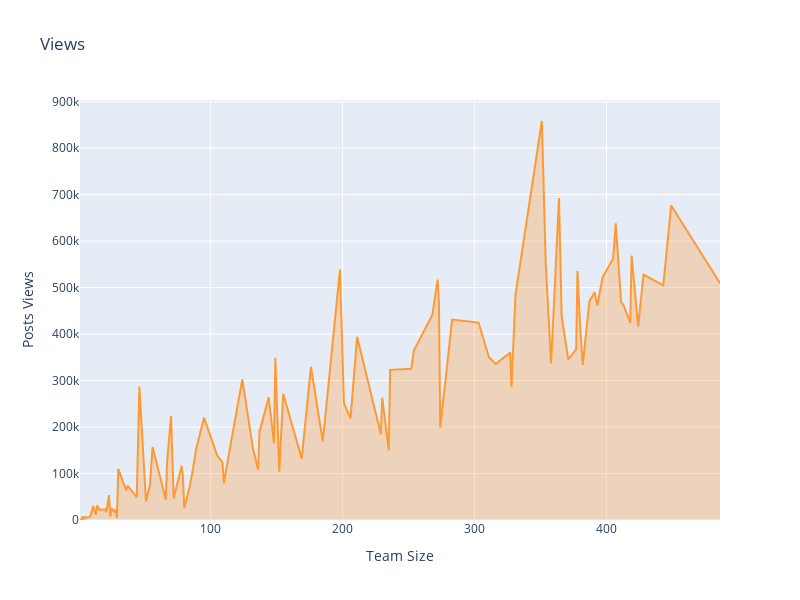

Notebook code cell kept with this figure:
### Markdown cell above
As the team size increases, it also increases the number of posts per team. The peak was observed in a team with 380 users, which has more than 2,500 posts.

### Code cell
# Posts Views per Team Size
layout = cf.Layout(
    height = 600,width = 800,
    yaxis = dict(title = 'Posts Views'),
    xaxis = dict(title = 'Team Size'),
    title = 'Views'
)

fig = teamactivity.groupby(['users'],as_index=True)['views'].mean().\
    iplot(kind='scatter',fill=True,width=2,asFigure=True,layout = layout)
fig.show()
